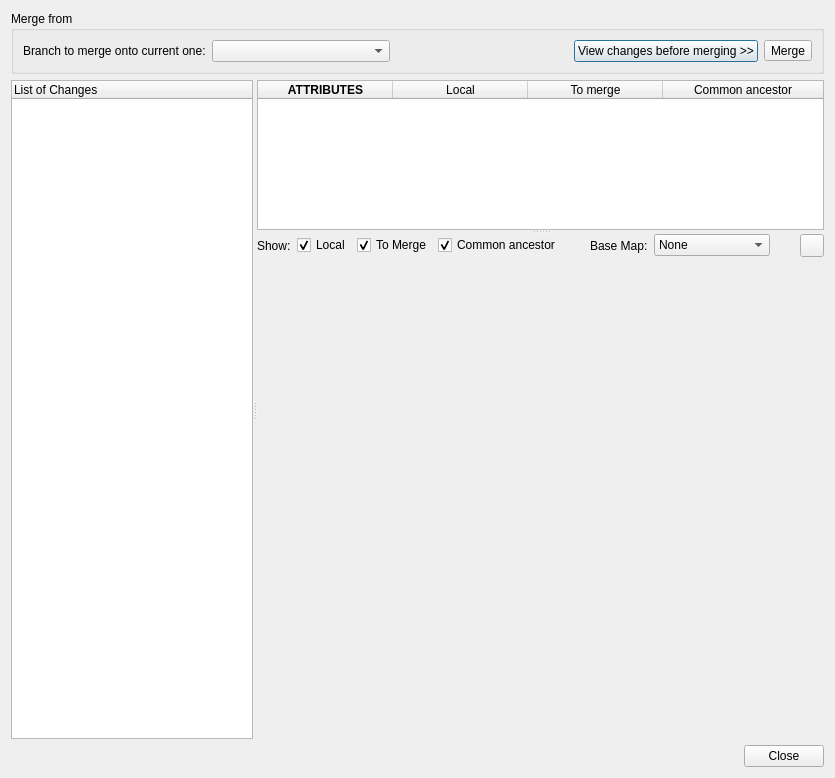
<?xml version="1.0" encoding="UTF-8"?>
<ui version="4.0">
 <class>MergeDialog</class>
 <widget class="QDialog" name="MergeDialog">
  <property name="geometry">
   <rect>
    <x>0</x>
    <y>0</y>
    <width>835</width>
    <height>778</height>
   </rect>
  </property>
  <property name="sizePolicy">
   <sizepolicy hsizetype="MinimumExpanding" vsizetype="MinimumExpanding">
    <horstretch>0</horstretch>
    <verstretch>0</verstretch>
   </sizepolicy>
  </property>
  <property name="minimumSize">
   <size>
    <width>0</width>
    <height>0</height>
   </size>
  </property>
  <property name="windowTitle">
   <string>Merge</string>
  </property>
  <layout class="QVBoxLayout" name="verticalLayout_4">
   <property name="sizeConstraint">
    <enum>QLayout::SetDefaultConstraint</enum>
   </property>
   <item>
    <widget class="QWidget" name="Diffs" native="true">
     <layout class="QVBoxLayout" name="verticalLayout">
      <property name="margin">
       <number>0</number>
      </property>
      <item>
       <widget class="QGroupBox" name="groupBox">
        <property name="sizePolicy">
         <sizepolicy hsizetype="Preferred" vsizetype="Fixed">
          <horstretch>0</horstretch>
          <verstretch>0</verstretch>
         </sizepolicy>
        </property>
        <property name="title">
         <string>Merge from</string>
        </property>
        <layout class="QHBoxLayout" name="horizontalLayout">
         <item>
          <widget class="QLabel" name="branchToMergeLabel">
           <property name="sizePolicy">
            <sizepolicy hsizetype="Fixed" vsizetype="Fixed">
             <horstretch>0</horstretch>
             <verstretch>0</verstretch>
            </sizepolicy>
           </property>
           <property name="text">
            <string>Branch to merge onto current one:</string>
           </property>
          </widget>
         </item>
         <item>
          <widget class="QComboBox" name="branchToMergeBox">
           <property name="sizePolicy">
            <sizepolicy hsizetype="MinimumExpanding" vsizetype="Fixed">
             <horstretch>0</horstretch>
             <verstretch>0</verstretch>
            </sizepolicy>
           </property>
           <property name="maximumSize">
            <size>
             <width>300</width>
             <height>1000</height>
            </size>
           </property>
          </widget>
         </item>
         <item>
          <spacer name="horizontalSpacer">
           <property name="orientation">
            <enum>Qt::Horizontal</enum>
           </property>
           <property name="sizeHint" stdset="0">
            <size>
             <width>40</width>
             <height>20</height>
            </size>
           </property>
          </spacer>
         </item>
         <item>
          <widget class="QPushButton" name="viewChangesButton">
           <property name="text">
            <string>View changes before merging &gt;&gt;</string>
           </property>
          </widget>
         </item>
         <item>
          <widget class="QToolButton" name="mergeButton">
           <property name="text">
            <string>Merge</string>
           </property>
           <property name="icon">
            <iconset resource="resources/geogigclient_resources.qrc">
             <normaloff>:/icon/merge-24.png</normaloff>:/icon/merge-24.png</iconset>
           </property>
           <property name="toolButtonStyle">
            <enum>Qt::ToolButtonTextBesideIcon</enum>
           </property>
          </widget>
         </item>
        </layout>
       </widget>
      </item>
      <item>
       <widget class="QSplitter" name="splitterChanges">
        <property name="orientation">
         <enum>Qt::Horizontal</enum>
        </property>
        <widget class="QTreeWidget" name="changesTree">
         <property name="sizePolicy">
          <sizepolicy hsizetype="Expanding" vsizetype="Expanding">
           <horstretch>0</horstretch>
           <verstretch>0</verstretch>
          </sizepolicy>
         </property>
         <property name="minimumSize">
          <size>
           <width>200</width>
           <height>200</height>
          </size>
         </property>
         <property name="maximumSize">
          <size>
           <width>232131</width>
           <height>321321</height>
          </size>
         </property>
         <property name="alternatingRowColors">
          <bool>true</bool>
         </property>
         <property name="uniformRowHeights">
          <bool>true</bool>
         </property>
         <column>
          <property name="text">
           <string>List of Changes</string>
          </property>
         </column>
        </widget>
        <widget class="QSplitter" name="splitter">
         <property name="orientation">
          <enum>Qt::Vertical</enum>
         </property>
         <widget class="QTableWidget" name="attributesTable">
          <property name="sizePolicy">
           <sizepolicy hsizetype="Fixed" vsizetype="Expanding">
            <horstretch>0</horstretch>
            <verstretch>0</verstretch>
           </sizepolicy>
          </property>
          <property name="minimumSize">
           <size>
            <width>250</width>
            <height>100</height>
           </size>
          </property>
          <property name="maximumSize">
           <size>
            <width>1000</width>
            <height>150</height>
           </size>
          </property>
          <property name="verticalScrollBarPolicy">
           <enum>Qt::ScrollBarAsNeeded</enum>
          </property>
          <property name="horizontalScrollBarPolicy">
           <enum>Qt::ScrollBarAlwaysOff</enum>
          </property>
          <property name="showDropIndicator" stdset="0">
           <bool>false</bool>
          </property>
          <property name="dragDropOverwriteMode">
           <bool>false</bool>
          </property>
          <property name="alternatingRowColors">
           <bool>false</bool>
          </property>
          <property name="selectionMode">
           <enum>QAbstractItemView::NoSelection</enum>
          </property>
          <property name="selectionBehavior">
           <enum>QAbstractItemView::SelectRows</enum>
          </property>
          <property name="showGrid">
           <bool>true</bool>
          </property>
          <property name="gridStyle">
           <enum>Qt::DotLine</enum>
          </property>
          <property name="sortingEnabled">
           <bool>true</bool>
          </property>
          <property name="wordWrap">
           <bool>false</bool>
          </property>
          <attribute name="horizontalHeaderCascadingSectionResizes">
           <bool>true</bool>
          </attribute>
          <attribute name="horizontalHeaderDefaultSectionSize">
           <number>135</number>
          </attribute>
          <attribute name="horizontalHeaderMinimumSectionSize">
           <number>30</number>
          </attribute>
          <attribute name="horizontalHeaderStretchLastSection">
           <bool>true</bool>
          </attribute>
          <attribute name="verticalHeaderVisible">
           <bool>false</bool>
          </attribute>
          <attribute name="verticalHeaderCascadingSectionResizes">
           <bool>false</bool>
          </attribute>
          <attribute name="verticalHeaderStretchLastSection">
           <bool>false</bool>
          </attribute>
          <column>
           <property name="text">
            <string>ATTRIBUTES</string>
           </property>
           <property name="font">
            <font>
             <weight>75</weight>
             <bold>true</bold>
             <kerning>true</kerning>
            </font>
           </property>
           <property name="background">
            <color alpha="0">
             <red>0</red>
             <green>0</green>
             <blue>0</blue>
            </color>
           </property>
           <property name="foreground">
            <brush brushstyle="SolidPattern">
             <color alpha="255">
              <red>0</red>
              <green>0</green>
              <blue>0</blue>
             </color>
            </brush>
           </property>
          </column>
          <column>
           <property name="text">
            <string>Local</string>
           </property>
           <property name="font">
            <font>
             <weight>50</weight>
             <bold>false</bold>
            </font>
           </property>
           <property name="textAlignment">
            <set>AlignHCenter|AlignVCenter|AlignCenter</set>
           </property>
           <property name="foreground">
            <brush brushstyle="SolidPattern">
             <color alpha="255">
              <red>0</red>
              <green>0</green>
              <blue>0</blue>
             </color>
            </brush>
           </property>
          </column>
          <column>
           <property name="text">
            <string>To merge</string>
           </property>
           <property name="font">
            <font>
             <weight>50</weight>
             <bold>false</bold>
            </font>
           </property>
           <property name="textAlignment">
            <set>AlignHCenter|AlignTop</set>
           </property>
           <property name="foreground">
            <brush brushstyle="SolidPattern">
             <color alpha="255">
              <red>0</red>
              <green>0</green>
              <blue>0</blue>
             </color>
            </brush>
           </property>
          </column>
          <column>
           <property name="text">
            <string>Common ancestor</string>
           </property>
           <property name="font">
            <font>
             <weight>50</weight>
             <italic>false</italic>
             <bold>false</bold>
            </font>
           </property>
           <property name="textAlignment">
            <set>AlignHCenter|AlignVCenter|AlignCenter</set>
           </property>
           <property name="foreground">
            <brush brushstyle="SolidPattern">
             <color alpha="255">
              <red>0</red>
              <green>0</green>
              <blue>0</blue>
             </color>
            </brush>
           </property>
          </column>
         </widget>
         <widget class="QWidget" name="">
          <layout class="QVBoxLayout" name="verticalLayout_12">
           <item>
            <layout class="QHBoxLayout" name="horizontalLayout_11">
             <item>
              <widget class="QLabel" name="label_10">
               <property name="text">
                <string>Show:</string>
               </property>
              </widget>
             </item>
             <item>
              <widget class="QCheckBox" name="showOursCheck">
               <property name="text">
                <string>Local</string>
               </property>
               <property name="checked">
                <bool>true</bool>
               </property>
              </widget>
             </item>
             <item>
              <widget class="QCheckBox" name="showTheirsCheck">
               <property name="text">
                <string>To Merge</string>
               </property>
               <property name="checked">
                <bool>true</bool>
               </property>
              </widget>
             </item>
             <item>
              <widget class="QCheckBox" name="showOriginCheck">
               <property name="text">
                <string>Common ancestor</string>
               </property>
               <property name="checked">
                <bool>true</bool>
               </property>
              </widget>
             </item>
             <item>
              <spacer name="horizontalSpacer_6">
               <property name="orientation">
                <enum>Qt::Horizontal</enum>
               </property>
               <property name="sizeHint" stdset="0">
                <size>
                 <width>40</width>
                 <height>20</height>
                </size>
               </property>
              </spacer>
             </item>
             <item>
              <widget class="QLabel" name="label_4">
               <property name="text">
                <string>Base Map:</string>
               </property>
              </widget>
             </item>
             <item>
              <widget class="QComboBox" name="baseMapCombo">
               <item>
                <property name="text">
                 <string>None</string>
                </property>
               </item>
               <item>
                <property name="text">
                 <string>OpenStreetMap</string>
                </property>
               </item>
               <item>
                <property name="text">
                 <string>Google Maps</string>
                </property>
               </item>
              </widget>
             </item>
             <item>
              <spacer name="horizontalSpacer_9">
               <property name="orientation">
                <enum>Qt::Horizontal</enum>
               </property>
               <property name="sizeHint" stdset="0">
                <size>
                 <width>40</width>
                 <height>20</height>
                </size>
               </property>
              </spacer>
             </item>
             <item>
              <widget class="QToolButton" name="zoomButton">
               <property name="text">
                <string/>
               </property>
               <property name="icon">
                <iconset resource="resources/geogigclient_resources.qrc">
                 <normaloff>:/icon/zoom-extent.png</normaloff>:/icon/zoom-extent.png</iconset>
               </property>
              </widget>
             </item>
            </layout>
           </item>
           <item>
            <widget class="QWidget" name="canvasWidget" native="true">
             <property name="sizePolicy">
              <sizepolicy hsizetype="Preferred" vsizetype="Expanding">
               <horstretch>0</horstretch>
               <verstretch>0</verstretch>
              </sizepolicy>
             </property>
             <property name="minimumSize">
              <size>
               <width>0</width>
               <height>300</height>
              </size>
             </property>
            </widget>
           </item>
           <item>
            <layout class="QHBoxLayout" name="horizontalLayout_14"/>
           </item>
          </layout>
         </widget>
        </widget>
       </widget>
      </item>
     </layout>
    </widget>
   </item>
   <item>
    <widget class="QDialogButtonBox" name="buttonBox">
     <property name="standardButtons">
      <set>QDialogButtonBox::Close</set>
     </property>
    </widget>
   </item>
  </layout>
 </widget>
 <resources>
  <include location="resources/geogigclient_resources.qrc"/>
 </resources>
 <connections/>
</ui>
